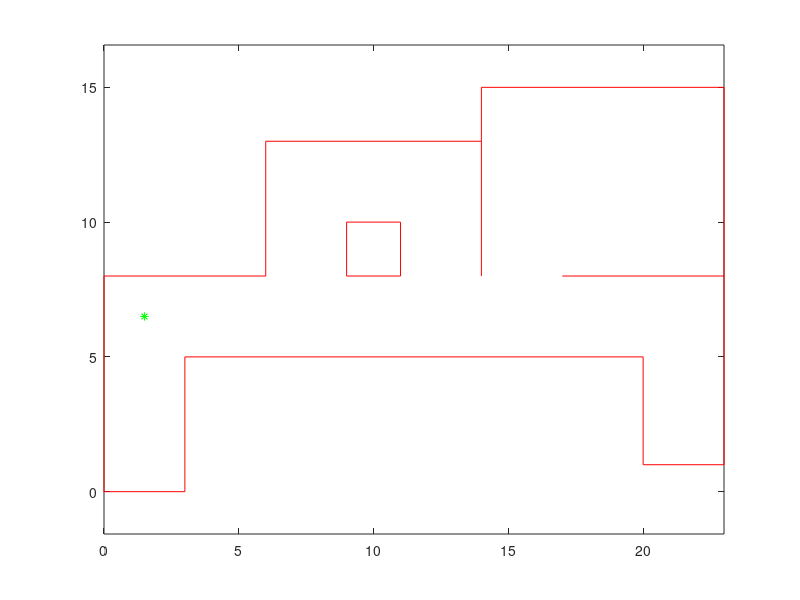

This chart was generated by the following MATLAB code: (Note: this script raises an error after producing the figure.)
% This script creates a map and generates a set of scan points from two differenct
% locations within that map.   It then tries to align those two scans.


% This function differs from testICP04.m in that it quantizes the first scan's points
% into a grid to simulate what will happen with an occupancy map.  It also has a much
% bigger map now.  
% This version restricts ranges to less than 8 meters

% version 04E differs from 04D in that it takes three scans and progressively aligns
% them.  

close all
clc

initialPosition = [1.5 6.5]; % in meters
initialAngle = 0; % in radians

offsetPosition = [1 .1];
offsetAngle = .1;
offsetPosition2 = [1 -.2];
offsetAngle2 = -.3;



% Create the map to be scanned.  Each row is [x y x y] and represents a line
% segment.

% map = [-3,4,3,4;...      % This was the original map
%        3,4,3,-4;...
%        3,-4, 0,-3.5;...
%        0,-3.5,-3,-4;...
%        -3,-4, -3,4];
    
map = [0,0,0,8;...      % 1
       0,8,6,8;...      % 2
       6,8,6,13;...     % 3
       6,13,14,13;...   % 4
       14,13,14,8;...   % 5
       14,13,14,15;...  % 6
       14,15,23,15;...  % 7
       23,15,23,8;...   % 8
       17,8,23,8;...    % 9
       23,8,23,1;...    % 10
       20,1,23,1;...    % 11
       20,5,20,1;...    % 12
       3,5,20,5;...     % 13
       3,5,3,0;...      % 14
       0,0,3,0;...      % 15
       9,8,9,10;...     % 16
       9,10,11,10;...   % 17
       11,10,11,8;...   % 18
       9,8,11,8];       % 19
   
% Draw the map
figure(3)
clf
for I = 1:size(map,1)
   plot([map(I,1); map(I,3)],[map(I,2); map(I,4)], 'r');
   hold on
end
axis equal
plot(initialPosition(1),initialPosition(2),'g*');
    
    
% First scan
numberOfRays = 260;
robotPosition = initialPosition; 
robotAngle = initialAngle; 
noiseMagnitude = .05;

ranges1 = doScan(robotPosition,robotAngle,numberOfRays,noiseMagnitude,map);
XY1 = rangesToXY(ranges1);


% Get rid of max range values
rangesToUse = ranges1 < 8;
XY1 = XY1(rangesToUse == 1,:);

plot(XY1(:,1)+initialPosition(1), XY1(:,2)+ initialPosition(2),'g.')

% ################
% Quantize the map
% ################
% gridSize = .01;
% XY1B = int32(XY1 ./ gridSize); % These will be integer numbers so convert back to floats
% XY1B = double(XY1B) * gridSize;

XY1B =XY1;


% Second scan
numberOfRays = 260;
robotPosition = initialPosition + offsetPosition;
robotAngle = initialAngle + offsetAngle;
noiseMagnitude = .05; 

ranges2 = doScan(robotPosition,robotAngle,numberOfRays,noiseMagnitude,map);
XY2 = rangesToXY(ranges2);

rangesToUse = ranges2 < 8;
XY2 = XY2(rangesToUse == 1,:);



% Third scan
numberOfRays = 260;
robotPosition = robotPosition + offsetPosition2;
robotAngle = robotAngle + offsetAngle2;
noiseMagnitude = .05; 
ranges3 = doScan(robotPosition,robotAngle,numberOfRays,noiseMagnitude,map);
XY3 = rangesToXY(ranges3);

rangesToUse = ranges3 < 8;
XY3 = XY3(rangesToUse == 1,:);







[rotationMatrix, translation] = ICP05(XY1B, XY2); % 1B because I was testing
                                                  % quantization 
disp('offset1:'); 
disp(offsetPosition);
disp('rotation1:')
disp(offsetAngle)

disp('computed offset1:'); 
disp(translation);
disp('computed rotation1:')
rotm3D = [rotationMatrix [0;0]; 0 0 0];
rotAngle = rotm2eul(rotm3D);
disp(rotAngle)


[rotationMatrix2, translation2] = ICP05(XY2, XY3);



disp('offset1:'); 
disp(offsetPosition2);
disp('rotation1:')
disp(offsetAngle2)

disp('computed offset2:'); 
disp(translation2);
disp('computed rotation2:')
rotm3D = [rotationMatrix2 [0;0]; 0 0 0];
rotAngle = rotm2eul(rotm3D);
disp(rotAngle)



cumulativeTransform = [rotationMatrix translation'; [0 0 1]]; 

% transform the 2nd set of points now
XY2temp = [XY2 ones(size(XY2,1),1)]; 
XY2temp = (cumulativeTransform * XY2temp')';
XY2 = XY2temp(:,1:2);

% update the cumulative transformation matrix
tempTransform = [rotationMatrix2 translation2'; [0 0 1]]; 
cumulativeTransform = cumulativeTransform * tempTransform;

XY3temp = [XY3 ones(size(XY3,1),1)]; 
XY3temp = (cumulativeTransform * XY3temp')';
XY3 = XY3temp(:,1:2);





% Plot things out and see how it did.
figure(1);
clf
plot(XY1B(:,1),XY1B(:,2),'+r');
hold on
plot(XY2(:,1),XY2(:,2),'.g');
plot(XY3(:,1),XY3(:,2),'.b');

rotm3D = [rotationMatrix [0;0]; 0 0 0];

computedAngle = rotm2eul(rotm3D);

% Report the angle and displacement that it found
fprintf('Given translation: \t%f, %f\n',offsetPosition);
fprintf('Computed translation: \t%f, %f\n',translation);
fprintf('Given angle: %f\n',offsetAngle);
fprintf('Computed angle: %f\n',computedAngle(1));

axis equal



